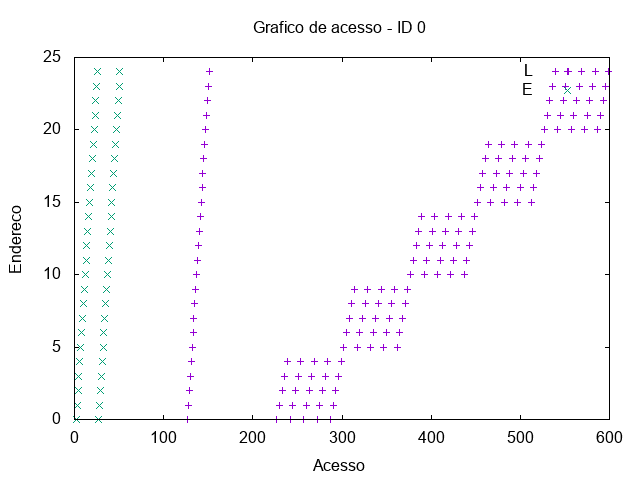

Here is the gnuplot script that generated this plot:
set term png
set output "/tmp/out/mult-acesso-0.png"
set title "Grafico de acesso - ID 0"
set xlabel "Acesso"
set ylabel "Endereco"
plot "/tmp/out/mult-acesso-0-0.gpdat" u 2:4 w points t "L", "/tmp/out/mult-acesso-1-0.gpdat" u 2:4 w points t "E"
